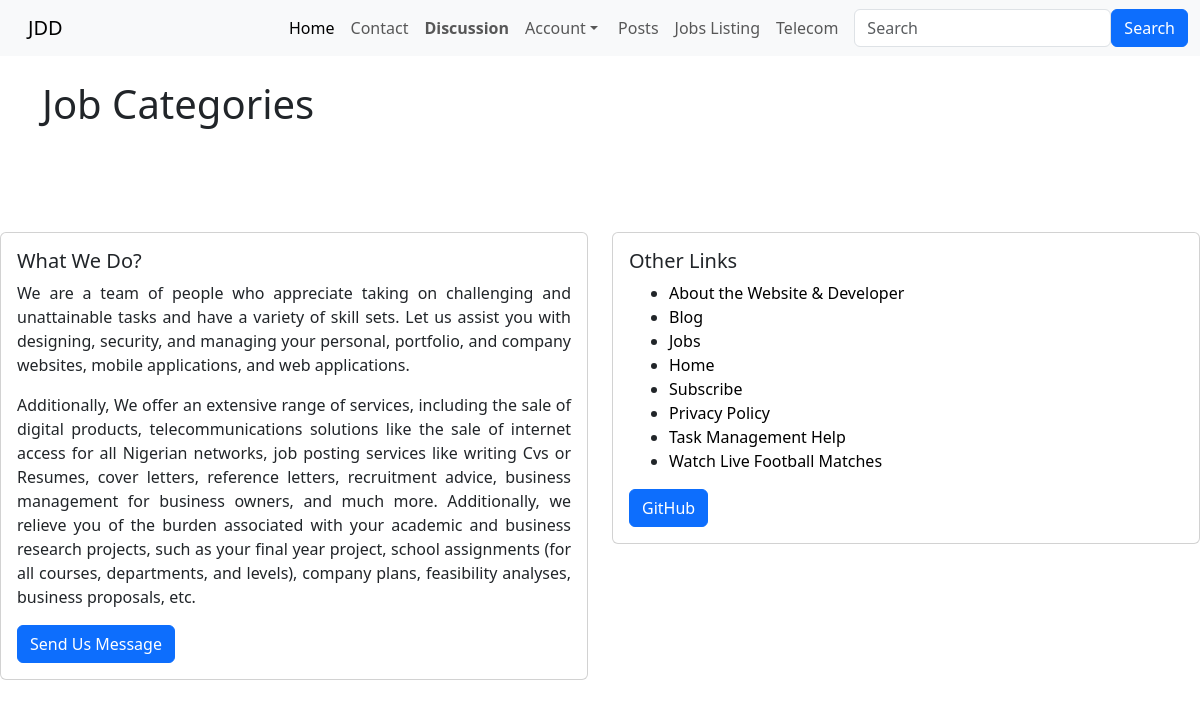
Page /job/view_job_category/ on the earlier database version.
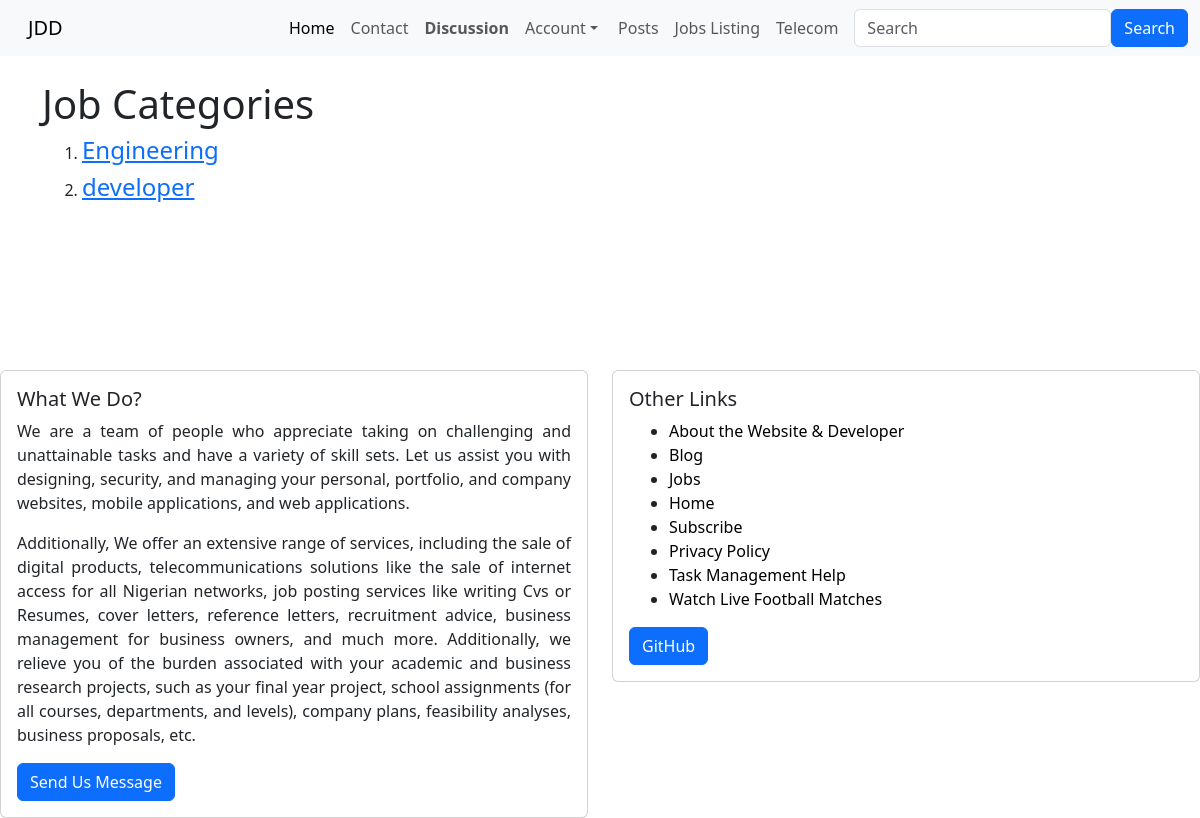
Same page on the later database version.
### job/models.py (models this page shows, shortened)
class JobCategory(models.Model):
    name = models.CharField(max_length= 150, unique=True)
    def __str__(self):
        return self.name

### job/views.py (the view)
# urls.py: path('view_job_category/', views.ListJobCategory, name='view_job_category'),
def ListJobCategory(request):
    category_list = models.JobCategory.objects.all()
    return render(request, 'jobs/job_category_list.html', {
            'category_list': category_list
    })

### job/templates/jobs/job_category_list.html (shortened to what this page needs)
{% extends 'home/base.html' %}
{% block body %}
<h1>Job Categories</h1>
    {% if category_list %}
        <ol>
            {% for item in category_list %}
            <li>
                <h4><a href="{% url 'jobs:job_category_list' item %}">  {{item}} </a></h4>
            </li>
{% endfor %} <br><br>
    </ol>
    {% endif %}
{% endblock %}

Differences in the rows shown:
added JobCategory: name "Engineering"
added JobCategory: name "developer"
